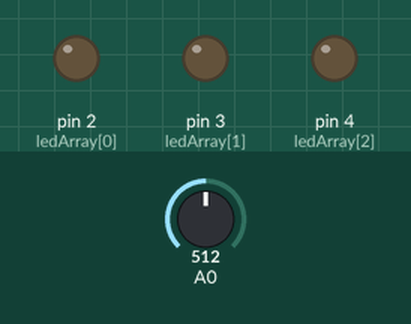
Recording of a sketch running on a simulated Arduino Uno, built with avr-gcc and run on an emulated ATmega328P. On the bench: output pins drawn as LEDs (lit = HIGH). Dashed ring = blinking. Inputs (shaded band) come from the test bench; at power-on: A0 = 512. What the sketch prints to the serial monitor is not drawn.

Above: at 0.1 s.
At 5.1 s:
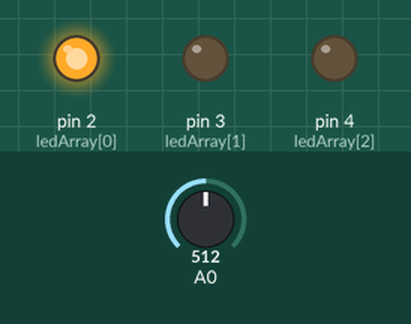
At 17.08 s:
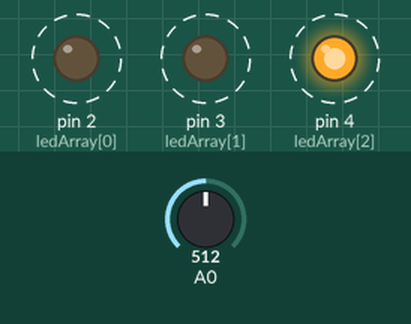
17.8 s: A0 set to 716
20.8 s: A0 set to 511
Timing chart, 0 to 29.8 s (numbered marks = the images above; inputs shaded):
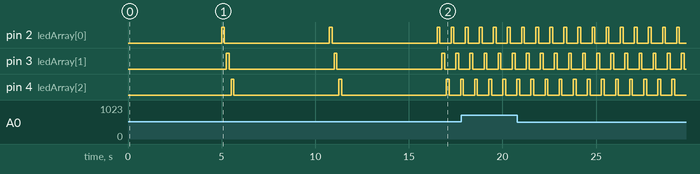

The sketch:

code.ino
```cpp
// Define colour sensor LED pins
#define BUFFERSIZE 255
int ledArray[] = {2,3,4};

// boolean to know if the balance has been set
boolean balanceSet = false;

//place holders for colour detected
int red = 0;
int green = 0;
int blue = 0;

//floats to hold colour arrays
float colourArray[] = {0,0,0};
float whiteArray[] = {0,0,0};
float blackArray[] = {0,0,0};


//place holder for average
int avgRead;


void setup(){

  //setup the outputs for the colour sensor
  pinMode(2,OUTPUT);
  pinMode(3,OUTPUT);
  pinMode(4,OUTPUT);
  checkBalance();
  Serial.begin(250000);


  //begin serial communication


}

void loop(){

  checkBalance();
  checkColour();
  printColour();


//  char buffer[BUFFERSIZE];
//
//
//   while(!Serial.available()){
//    int nbytes = Serial.readBytesUntil('\n', buffer, BUFFERSIZE-1);
//    buffer[nbytes] = 0; //null terminated string
//    String message = String(buffer);
//    if(message == "begin")
//    {
//        checkColour();
//        printColour();
//
//      } // end if begin
//      } // end if Serial.available()
//   } // end loop
}
void checkBalance(){
  //check if the balance has been set, if not, set it
  if(balanceSet == false){
    setBalance();
  }
}

void setBalance(){
  //set white balance
   delay(5000);                              //delay for five seconds, this gives us time to get a white sample in front of our sensor
  //scan the white sample.
  //go through each light, get a reading, set the base reading for each colour red, green, and blue to the white array
  for(int i = 0;i<=2;i++){
     digitalWrite(ledArray[i],HIGH);
     delay(100);
     getReading(5);          //number is the number of scans to take for average, this whole function is redundant, one reading works just as well.
     whiteArray[i] = avgRead;
     digitalWrite(ledArray[i],LOW);
     delay(100);
  }
  //done scanning white, now it will pulse blue to tell you that it is time for the black (or grey) sample.
   //set black balance
    delay(5000);              //wait for five seconds so we can position our black sample
  //go ahead and scan, sets the colour values for red, green, and blue when exposed to black
  for(int i = 0;i<=2;i++){
     digitalWrite(ledArray[i],HIGH);
     delay(100);
     getReading(5);
     blackArray[i] = avgRead;
     //blackArray[i] = analogRead(2);
     digitalWrite(ledArray[i],LOW);
     delay(100);
  }
   //set boolean value so we know that balance is set
  balanceSet = true;
  //delay another 5 seconds to allow the human to catch up to what is going on
  delay(5000);
  }

void checkColour(){
    for(int i = 0;i<=2;i++){
     digitalWrite(ledArray[i],HIGH);  //turn or the LED, red, green or blue depending which iteration
     delay(100);  //delay to allow CdS to stabalize, they are slow
     int reading = 0;
     int tally=0;

      getReading(5);

     colourArray[i] = avgRead;        //set the current colour in the array to the average reading
     float greyDiff = whiteArray[i] - blackArray[i];                    //the highest possible return minus the lowest returns the area for values in between
     colourArray[i] = (colourArray[i] - blackArray[i])/(greyDiff)*255; //the reading returned minus the lowest value divided by the possible range multiplied by 255 will give us a value roughly between 0-255 representing the value for the current reflectivity(for the colour it is exposed to) of what is being scanned
     digitalWrite(ledArray[i],LOW);   //turn off the current LED
     delay(100);
  }
}

void getReading(int times){

  int reading = 0;
  int tally=0;
  //take the reading however many times was requested and add them up
for(int i = 0;i < times;i++){
   reading = analogRead(0);

   tally = reading + tally;

   delay(10);
}
//calculate the average and set it
avgRead = (tally)/times;
}

//prints the colour in the colour array, in the next step, we will send this to processing to see how good the sensor works.
void printColour(){
  String toSend = String(colourArray[0]) + " " + String(colourArray[1]) +" " + String(colourArray[2]);
  Serial.println(toSend);

}
```

Measured:
- by itself, pin 2 (ledArray[0]), pin 3 (ledArray[1]), pin 4 (ledArray[2]): alternates HIGH for 0.15 s and LOW for 0.60 s
